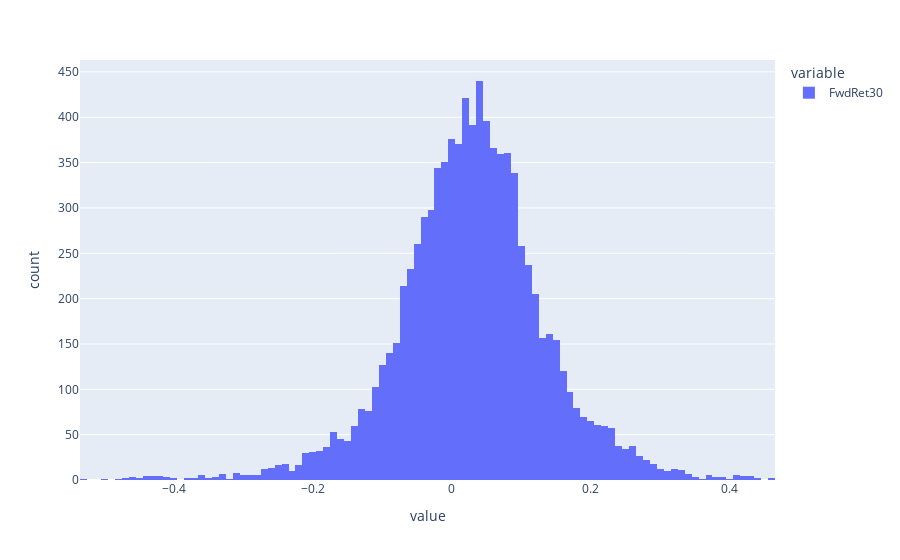

The code cell stored with this chart in its notebook:
### Code cell
df['FwdRet30'].plot(kind = 'hist')

### Figure 1 — Plotly figure (JSON) as saved in the notebook; plotly's stock layout.template omitted (floating-point values rounded to 4 significant figures; data arrays with more than 128 entries replaced by an {"elided": "..."} marker saying what was removed)
{"data": [{"alignmentgroup": "True", "bingroup": "x", "hovertemplate": "variable=FwdRet30<br>value=%{x}<br>count=%{y}<extra></extra>", "legendgroup": "FwdRet30", "marker": {"color": "#636efa", "pattern": {"shape": ""}}, "name": "FwdRet30", "offsetgroup": "FwdRet30", "orientation": "v", "showlegend": true, "type": "histogram", "x": {"elided": "9047 float values"}, "xaxis": "x", "yaxis": "y"}], "layout": {"barmode": "relative", "legend": {"title": {"text": "variable"}, "tracegroupgap": 0}, "margin": {"t": 60}, "xaxis": {"anchor": "y", "domain": [0, 1], "title": {"text": "value"}}, "yaxis": {"anchor": "x", "domain": [0, 1], "title": {"text": "count"}}}}
